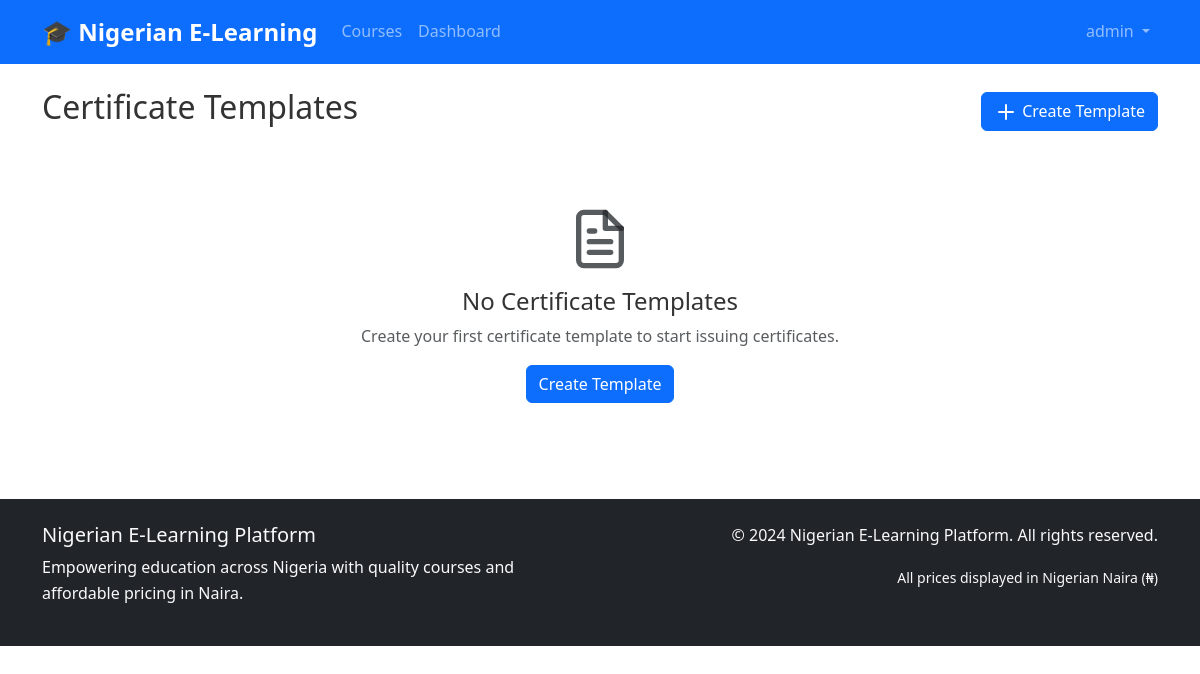
/admin/certificate-templates (signed in), run on an earlier commit of the app's database.
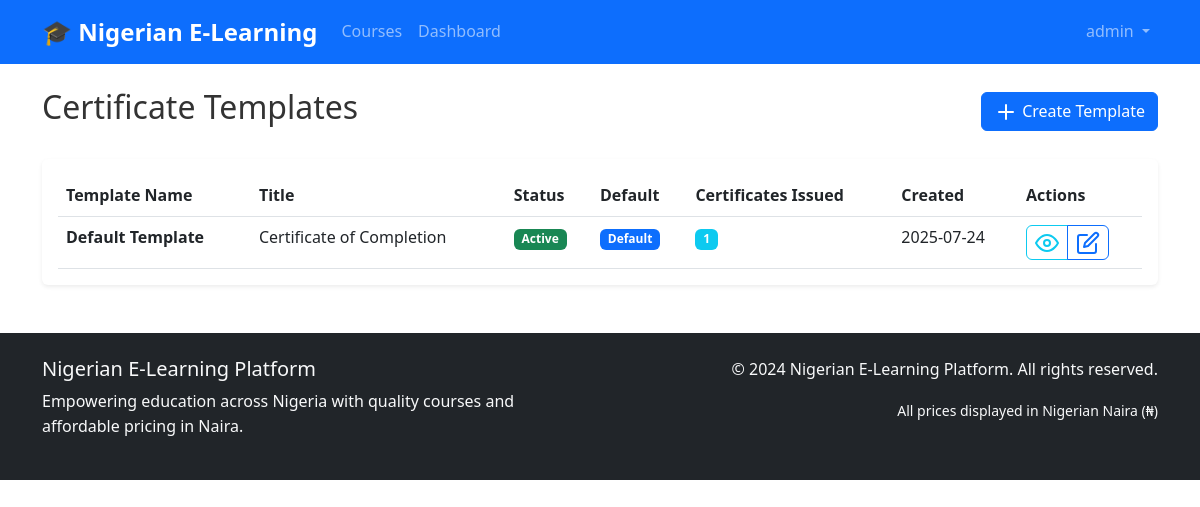
And on a later commit of the database.
### models.py (models this page shows)
class CertificateTemplate(db.Model):
    id = db.Column(db.Integer, primary_key=True)
    name = db.Column(db.String(200), nullable=False)
    title = db.Column(db.String(300), default='Certificate of Completion')
    subtitle = db.Column(db.String(300), default='This is to certify that')
    content_template = db.Column(db.Text, default='{{student_name}} has successfully completed the course {{course_title}} on {{completion_date}}')
    signature_line = db.Column(db.String(200), default='Instructor Signature')
    background_color = db.Column(db.String(7), default='#ffffff')  # Hex color
    text_color = db.Column(db.String(7), default='#000000')  # Hex color
    border_style = db.Column(db.String(50), default='solid')  # solid, dashed, dotted
    border_color = db.Column(db.String(7), default='#000000')
    is_default = db.Column(db.Boolean, default=False)
    is_active = db.Column(db.Boolean, default=True)
    created_at = db.Column(db.DateTime, default=datetime.utcnow)
    certificates = db.relationship('Certificate', backref='template', lazy='dynamic')

### routes.py (the view)
@app.route('/admin/certificate-templates')
@login_required
@admin_required
def manage_certificate_templates():
    templates = CertificateTemplate.query.order_by(CertificateTemplate.created_at.desc()).all()
    return render_template('admin/certificate_templates.html', templates=templates)

### app.py (called while the page is built)
@login_manager.user_loader
def load_user(user_id):
    from models import User
    return User.query.get(int(user_id))

### models.py (called while the page is built)
    @property
    def is_active(self):
        return self.active and not self.banned

### utils.py (called while the page is built)
def admin_required(f):
    @wraps(f)
    def decorated_function(*args, **kwargs):
        if not current_user.is_authenticated or current_user.role != 'admin':
            flash('Admin access required', 'danger')
            return redirect(url_for('dashboard'))
        return f(*args, **kwargs)
    return decorated_function

### templates/admin/certificate_templates.html (shortened to what this page needs)
{% extends "base.html" %}
{% block content %}
<div class="row">
    <div class="col-12">
        <div class="d-flex justify-content-between align-items-center mb-4">
            <h2>Certificate Templates</h2>
            <a href="{{ url_for('create_certificate_template') }}" class="btn btn-primary">
                <i data-feather="plus" class="me-1"></i>Create Template
            </a>
        </div>
        {% if templates %}
        <div class="card">
            <div class="card-body">
                <div class="table-responsive">
                    <table class="table table-hover">
                        <thead>
                            <tr>
                                <th>Template Name</th>
                                <th>Title</th>
                                <th>Status</th>
                                <th>Default</th>
                                <th>Certificates Issued</th>
                                <th>Created</th>
                                <th>Actions</th>
                            </tr>
                        </thead>
                        <tbody>
                            {% for template in templates %}
                            <tr>
                                <td>
                                    <strong>{{ template.name }}</strong>
                                </td>
                                <td>{{ template.title }}</td>
                                <td>
                                    {% if template.is_active %}
                                    <span class="badge bg-success">Active</span>
                                    {% else %}
                                    <span class="badge bg-secondary">Inactive</span>
                                    {% endif %}
                                </td>
                                <td>
                                    {% if template.is_default %}
                                    <span class="badge bg-primary">Default</span>
                                    {% else %}
                                    <span class="text-muted">-</span>
                                    {% endif %}
                                </td>
                                <td>
                                    <span class="badge bg-info">{{ template.certificates.count() }}</span>
                                </td>
                                <td>{{ template.created_at.strftime('%Y-%m-%d') }}</td>
                                <td>
                                    <div class="btn-group btn-group-sm">
                                        <a href="{{ url_for('preview_certificate_template', template_id=template.id) }}"
                                           class="btn btn-outline-info" target="_blank">
                                            <i data-feather="eye"></i>
                                        </a>
                                        <a href="{{ url_for('edit_certificate_template', template_id=template.id) }}"
                                           class="btn btn-outline-primary">
                                            <i data-feather="edit"></i>
                                        </a>
                                    </div>
                                </td>
                            </tr>
                            {% endfor %}
                        </tbody>
                    </table>
                </div>
            </div>
        </div>
        {% else %}
        <div class="text-center py-5">
            <i data-feather="file-text" style="width: 64px; height: 64px;" class="text-muted mb-3"></i>
            <h4>No Certificate Templates</h4>
            <p class="text-muted">Create your first certificate template to start issuing certificates.</p>
            <a href="{{ url_for('create_certificate_template') }}" class="btn btn-primary">Create Template</a>
        </div>
        {% endif %}
    </div>
</div>
{% endblock %}

What changed in the data, as far as the page shows it:
added CertificateTemplate: name "Default Template", title "Certificate of Completion", is_active "Active", is_default "Default", certificates.count "1", created_at "2025-07-24"
Also different on the page:
text no longer shown: "No Certificate Templates Create your first certificate template to start issuing certificates. Create Template"
text now shown: "Template Name Title Status Default Certificates Issued Created Actions"
